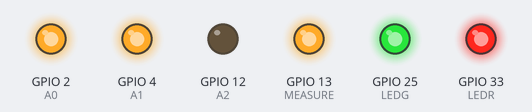
The sketch below on a simulated ESP32. Parts: output pins drawn as LEDs (lit = HIGH). Pins used as bus, display or sensor lines are not drawn; what the sketch prints to the serial monitor is not drawn.

Above: at 0.1 s.
Timing chart, 0 to 1.6 s (numbered marks = the images above):
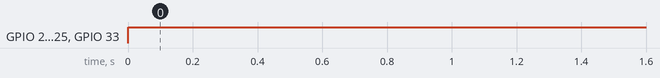

Measured:
- by itself, GPIO 2 (A0), GPIO 4 (A1), GPIO 25 (LEDG), GPIO 33 (LEDR): LOW → HIGH at 0.00 s

The sketch:

sketch_25fev.ino
```cpp
#include <Wire.h>

#define MEASURE 13
#define RST_CO2 150
#define WAK_PIN1 16
#define WAK_PIN2 26
#define WAK_PIN3 27
#define SDA 21
#define SCL 22
#define ADD1 15
#define ADD2 12
#define ADD3 4
#define INT3 17
#define LEDR 33
#define LEDG 25
#define CS0 16
#define CS1 26
#define CS2 27
#define A0 2
#define A1 4
#define A2 12
#define RST_MUX 15


void setup() {
  // put your setup code here, to run once:
//Wire.begin();
Serial.begin(115200);
Serial.println("\nI2C Scanner");

pinMode(LEDR, OUTPUT);
pinMode(LEDG, OUTPUT);
pinMode(MEASURE,OUTPUT);
pinMode(CS0, OUTPUT);
pinMode(CS1, OUTPUT);
pinMode(CS2, OUTPUT);
pinMode(A0, OUTPUT);
pinMode(A1, OUTPUT);
pinMode(A2, OUTPUT);
pinMode(RST_MUX, OUTPUT);

digitalWrite (RST_MUX, LOW);


Wire.begin(SDA, SCL);
Wire.setClock(1000);


}

void loop() {
  // put your main code here, to run repeatedly:
digitalWrite (MEASURE, HIGH);
digitalWrite (RST_MUX, HIGH);
digitalWrite (LEDR, HIGH);
digitalWrite (LEDG,HIGH);

digitalWrite (CS0, HIGH);
digitalWrite (CS1, HIGH);
digitalWrite (CS2, HIGH);

digitalWrite (A0, HIGH);
digitalWrite (A1, HIGH);
digitalWrite (A2, LOW);


  byte error, address;
  int nDevices;

  Serial.println("Scanning...");
  nDevices = 0;
  for(address = 1; address < 127; address++ ) {
     //Serial.println("1");
    Wire.beginTransmission(address);
    //Serial.println("2");
    error = Wire.endTransmission();
    //Serial.println("3");
    if (error == 0) {
      Serial.print("I2C device found at address 0x");
      if (address<16) {
        Serial.print("0");
      }
      Serial.println(address,HEX);
      nDevices++;
    }
    else if (error==4) {
      Serial.print("Unknow error at address 0x");
      if (address<16) {
        Serial.print("0");
      }
      Serial.println(address,HEX);
    }
  }
  if (nDevices == 0) {
    Serial.println("No I2C devices found\n");
  }
  else {
    Serial.println("done\n");
  }
  delay(5000);

}
```
